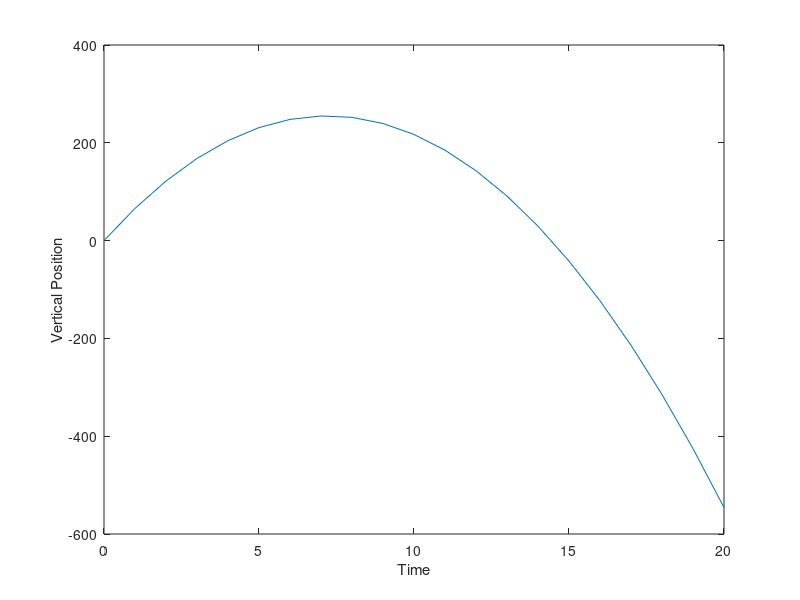

This chart was generated by the following MATLAB code: (Note: this script raises an error after producing the figure.)
%Problem 5.27

t = 0:20; theta = pi/4; velocity_initial = 100; % time vector

vertical_pos = t.*velocity_initial.*sin(theta) - .5.*9.8.*t.^2; % Vertical Position Formula
velocity = velocity_initial*sin(theta) - 9.8.*t; % Velocity in the vertical direction formula

plot(t, vertical_pos)
xlabel('Time')
ylabel('Vertical Position')

yyaxis right
plot(t, velocity)
ylabel('Vertical Velocity')